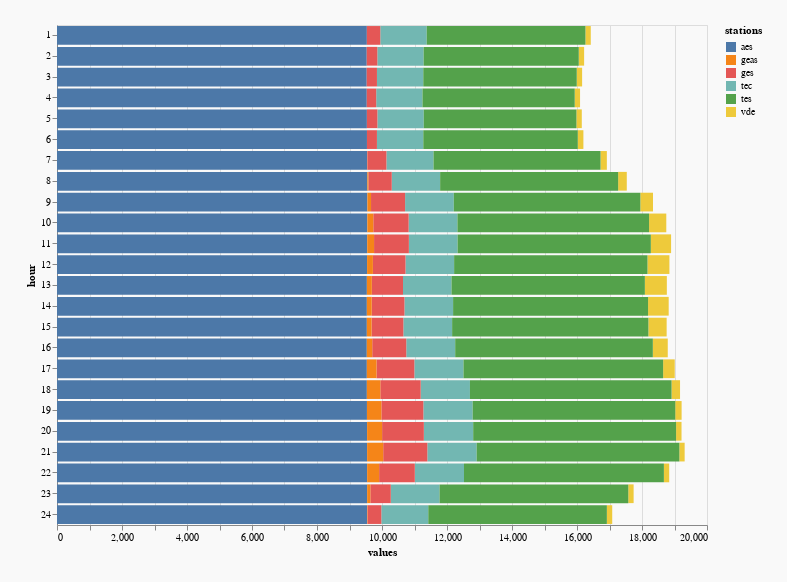

The cell this chart's notebook holds for it:
### Code cell
alt.Chart(data3).mark_bar().encode(
    x = alt.X('values:Q'),
    y = alt.Y('hour:O'),
    color = alt.Color('stations:N'),
    tooltip = alt.Tooltip('values')
).properties(width = 650, height = 500, background = '#F9F9F9', padding = 25)

### Figure 1 — Vega-Lite specification as saved in the notebook (floating-point values rounded to 4 significant figures; data arrays with more than 128 entries replaced by an {"elided": "..."} marker saying what was removed)
{"config": {"view": {"continuousWidth": 400, "continuousHeight": 300}}, "data": {"name": "data-6ada32a4f9911193d8f2f769c3376b86"}, "mark": "bar", "background": "#F9F9F9", "encoding": {"color": {"type": "nominal", "field": "stations"}, "tooltip": {"type": "quantitative", "field": "values"}, "x": {"type": "quantitative", "field": "values"}, "y": {"type": "ordinal", "field": "hour"}}, "height": 500, "padding": 25, "width": 650, "$schema": "https://vega.github.io/schema/vega-lite/v4.8.1.json", "datasets": {"data-6ada32a4f9911193d8f2f769c3376b86": {"elided": "144 records"}}}
